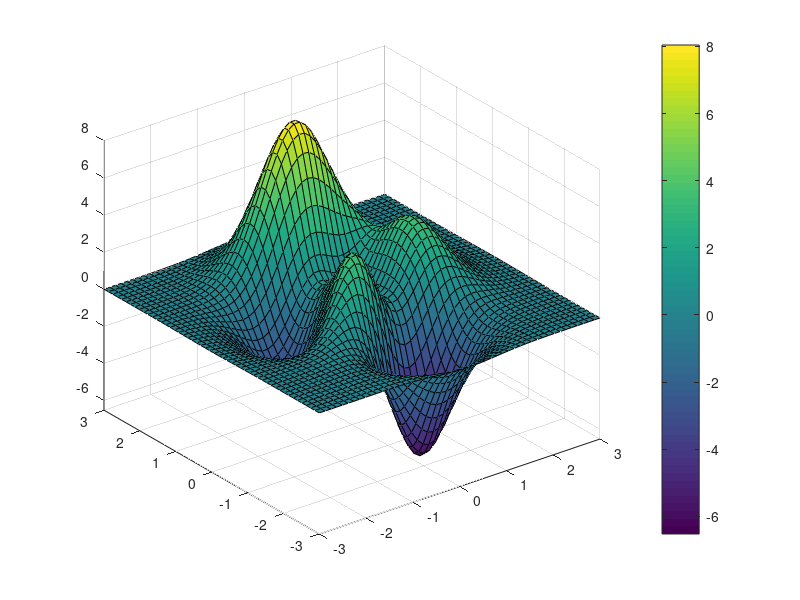

MATLAB code to generate this figure: (Note: this script raises an error after producing the figure.)
close all;
figure('color','w');
peaks(50);
colorbar;
h = findobj('type', 'surf');

x = h.XData;
y = h.YData;
z = h.ZData;

h.CData = sqrt(x.^2 + y.^2);

[ez_default, al_default] = view;

al_vec = [linspace(30, 90, 100), linspace(90, 30, 100)];

newVid = VideoWriter('pic_color_dif_info.mp4', 'MPEG-4'); % New
newVid.FrameRate = 60;
newVid.Quality = 100;
open(newVid);

for i_al = 1:length(al_vec)
    view(ez_default, al_vec(i_al));
    drawnow;
    writeVideo(newVid, getframe(gcf)) % 0.5초씩 그리기

    if i_al == 100
        for j = 1:60
            writeVideo(newVid, getframe(gcf));
        end
    end
end
close(newVid)